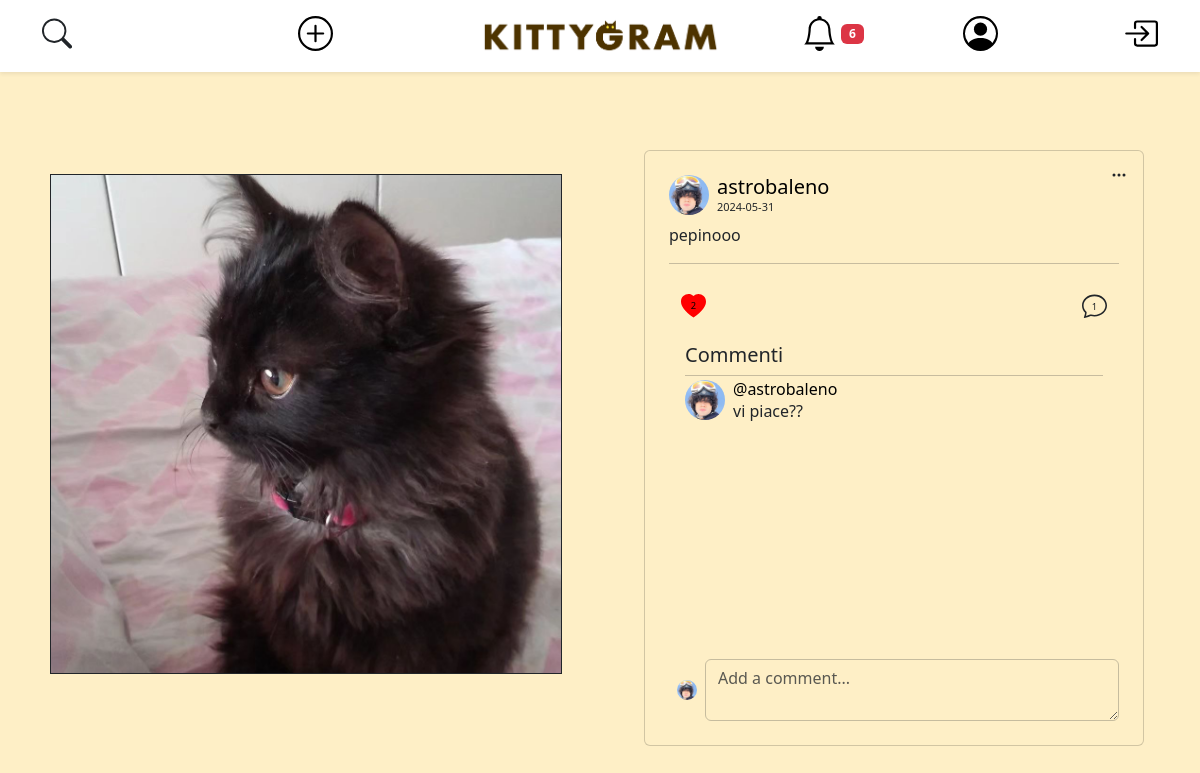
Before: /open-post.php?post_id=1 (signed in) with the older database file.
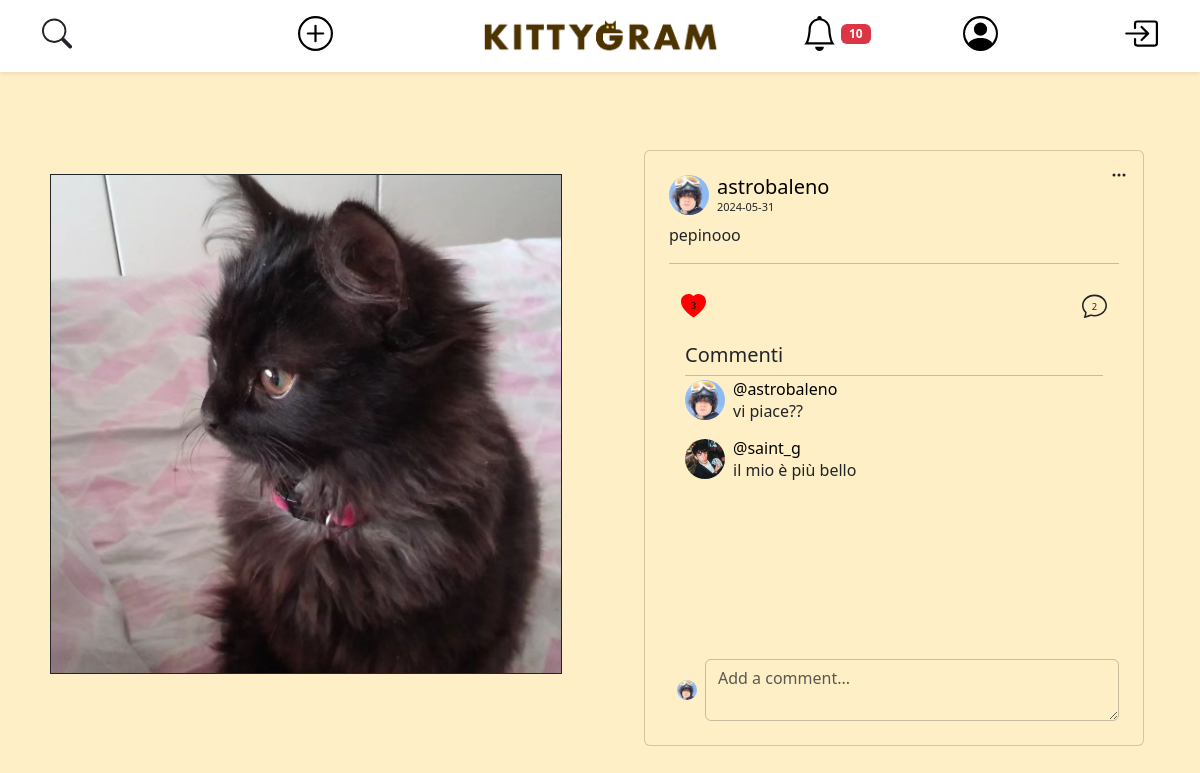
After: the same page with the newer database file.
### tables this page shows
CREATE TABLE IF NOT EXISTS COMMENT (
    comment_id INT AUTO_INCREMENT,
    post_id INT NOT NULL,
    user_id INT NOT NULL,
    message VARCHAR(200) NOT NULL,
    date DATETIME NOT NULL,
    PRIMARY KEY (comment_id, post_id)
);

CREATE TABLE IF NOT EXISTS MEDIA (
    media_id INT AUTO_INCREMENT PRIMARY KEY,
    file_name VARCHAR(255) NOT NULL,
    post_id INT
);

CREATE TABLE IF NOT EXISTS ACCOUNT (
    user_id INT AUTO_INCREMENT PRIMARY KEY,
    username VARCHAR(25) NOT NULL UNIQUE,
    email VARCHAR(319) NOT NULL UNIQUE,
    password VARCHAR(512) NOT NULL,  
    salt VARCHAR(512) NOT NULL,
    first_name VARCHAR(25) NOT NULL,
    last_name VARCHAR(25) NOT NULL,
    user_bio VARCHAR(255) NOT NULL DEFAULT " ",
    profile_pic_id INT DEFAULT 1,
    city_id INT
);

### open-post.php (the view, shortened to what the changed rows need)
<?php
require_once ("db-config.php");
if (isset($_GET['post_id'])) {
    $post_id = $_GET['post_id'];
    $isAdoption = $dbh->isAdoption($post_id);
    if ($isAdoption) {
        $currentPost = $dbh->getAdoption($post_id);
    } else {
        $currentPost = $dbh->getPost($post_id);
    }
}
if (isset($currentPost)):
    ?>
    <!Doctype html>
    <html lang="en">
    <head>
        <link href="https://cdn.jsdelivr.net/npm/bootstrap@5.3.3/dist/css/bootstrap.min.css" rel="stylesheet"
>
        <link rel="stylesheet" href="css/style.css">
        <?php echo require_once ("./components/navbar.php") ?>
        <?php $viewer = $dbh->getAccountFromUsername($_SESSION['username']); ?>
    </head>
    <body>
        <div class="container-fluid py-4 d-flex justify-content-center align-items-center min-vh-100">
            <div class="row auto-cols w-100">
                <div class="col mt-5 mb-5 py-4 d-flex justify-content-center">
                    <?php
                    $images = $currentPost["media"];
                    if (count($currentPost["media"]) > 1): ?>
                        <div id="carousel-<?php echo $currentPost['post_id']; ?>" class="carousel slide">
                            <div class="carousel-indicators">
                                <?php foreach ($images as $index => $image): ?>
                                    <button type="button" data-bs-target="#carousel-<?php echo $currentPost['post_id']; ?>"
                                        data-bs-slide-to="<?php echo $index; ?>" class="<?php echo $index === 0 ? 'active' : ''; ?>"
                                        aria-current="<?php echo $index === 0 ? 'true' : 'false'; ?>"
                                        aria-label="Slide <?php echo $index + 1; ?>"></button>
                                <?php endforeach; ?>
                            </div>
                            <div class="carousel-inner">
                                <?php foreach ($images as $index => $image): ?>
                                    <div class="carousel-item <?php echo $index === 0 ? 'active' : ''; ?>">
                                        <img src="./img/<?php echo $image; ?>" class="d-block w-100 h-100 post-image"
                                            alt="Post Image">
                                    </div>
                                <?php endforeach; ?>
                            </div>
                            <button class="carousel-control-prev" type="button"
                                data-bs-target="#carousel-<?php echo $currentPost['post_id']; ?>" data-bs-slide="prev">
                                <span class="carousel-control-prev-icon" aria-hidden="true"></span>
                                <span class="visually-hidden">Previous</span>
                            </button>
                            <button class="carousel-control-next" type="button"
                                data-bs-target="#carousel-<?php echo $currentPost['post_id']; ?>" data-bs-slide="next">
                                <span class="carousel-control-next-icon" aria-hidden="true"></span>
                                <span class="visually-hidden">Next</span>
                            </button>
                        </div>
                    <?php else: ?>
                        <img src="./img/<?php echo $images[0]; ?>" alt="Post Image" class="border border-dark post-image">
                    <?php endif; ?>
                </div>
                <div class="col mt-5 d-flex justify-content-center">
                    <div class="card p-4">
                        <div class="mb-1 d-flex align-items-center">
                            <img src="img/<?php echo $currentPost['owner']['pic'] ?>" class="avatar rounded-circle me-2"
                                alt="Avatar utente">
                            <div>
                                <a href="open-profile.php?username=<?php echo $currentPost['owner']['username']; ?>"
                                    class="custom-link">
                                    <h5 class="mb-0"><?php echo $currentPost['owner']['username'] ?></h5>
                                </a>
                                <p class="mb-0 smaller-text"><?php echo $currentPost['date'] ?></p>
                            </div>
                        </div>
                        <p class="mb-0 mt-1 text-start"> <?php echo $currentPost['description'] ?></p>
                        <hr class="my-3 border-dark">
                        <nav class="navbar navbar-expand mt-1">
                            <div class="container-fluid">
                                <?php
                                $liked = $dbh->userLikesPost($currentPost["post_id"], $_SESSION["user_id"]);
                                $likedClass = $liked ? 'liked' : '';
                                ?>
                                <div class="like-icon <?php echo $likedClass ?>"
                                    data-post-id="<?php echo $currentPost["post_id"]; ?>"
                                    data-owner-id="<?php echo $currentPost["user_id"]; ?>">
                                    <svg width="25" height="25" xmlns="http://www.w3.org/2000/svg" viewBox="0 0 16 16">
                                        <path
                                            d="<?php echo $likedClass == 'liked' ? 'M8 1.314C12.438-3.248 23.534 4.735 8 15-7.534 4.736 3.562-3.248 8 1.314' : 'm8 2.748-.717-.737C5.6.281 2.514.878 1.4 3.053c-.523 1.023-.641 2.5.314 4.385.92 1.815 2.834 3.989 6.286 6.357 3.452-2.368 5.365-4.542 6.286-6.357.955-1.886.838-3.362.314-4.385C13.486.878 10.4.28 8.717 2.01zM8 15C-7.333 4.868 3.279-3.04 7.824 1.143q.09.083.176.171a3 3 0 0 1 .176-.17C12.72-3.042 23.333 4.867 8 15'; ?>" />
                                            <text x="8" y="8" fill="black" font-size="6" text-anchor="middle" alignment-baseline="middle"><?php echo $dbh->getNumLikes($post_id) ?></text>
                                    </svg>
                                </div>
                                <svg xmlns="http://www.w3.org/2000/svg" width="25" height="25" fill="currentColor" class="bi bi-chat" viewBox="0 0 16 16" id="commentIcon">
                                    <path
                                        d="M2.678 11.894a1 1 0 0 1 .287.801 11 11 0 0 1-.398 2c1.395-.323 2.247-.697 2.634-.893a1 1 0 0 1 .71-.074A8 8 0 0 0 8 14c3.996 0 7-2.807 7-6s-3.004-6-7-6-7 2.808-7 6c0 1.468.617 2.83 1.678 3.894m-.493 3.905a22 22 0 0 1-.713.129c-.2.032-.352-.176-.273-.362a10 10 0 0 0 .244-.637l.003-.01c.248-.72.45-1.548.524-2.319C.743 11.37 0 9.76 0 8c0-3.866 3.582-7 8-7s8 3.134 8 7-3.582 7-8 7a9 9 0 0 1-2.347-.306c-.52.263-1.639.742-3.468 1.105" />
                                    <text x="8" y="9" font-size="6" text-anchor="middle" alignment-baseline="middle"><?php echo count($currentPost['comment']) ?></text>
                                </svg>
                            </div>
                        </nav>
                        <div class="card-body">
                            <h5 class="card-title text-start">Commenti</h5>
                            <hr class="my-1 border-transparent">
                            <div class="comment-container">
                                <?php foreach ($currentPost['comment'] as $comment): ?>
                                    <div class="d-flex mb-3">
                                        <img src="img/<?php echo $comment['profile_pic'] ?>" class="avatar rounded-circle me-2"
                                            alt="Avatar utente">
                                        <div>
                                            <a href="open-profile.php?username=<?php echo $comment['username']; ?>"
                                                class="custom-link">
                                                <h6 class="mb-0">@<?php echo $comment['username'] ?></h6>
                                            </a>
                                            <p class="mb-0"><?php echo $comment['message'] ?></p>
                                        </div>
                                    </div>
                                <?php endforeach; ?>
                            </div>
                        </div>
                        <form id="commentForm" class="w-100">
                                <div class="d-flex align-items-center justify-content-center">
                                    <img src="img/<?php echo $viewer['pic'] ?>"
                                        class="small-avatar rounded-circle me-2 ms-2" alt="Avatar utente">
                                    <textarea class="form-control transparent-input" placeholder="Add a comment..."
                                        id="commentArea" maxlength=200></textarea>
                                </div>
                        </form>
                    </div>
                </div>
            </div>
        </div>
    </body>
    </html>
    <?php require_once ("./modals/post-settings-modal.php") ?>
<?php else:
    header('Location: ./index.php');
endif;
?>

### components/navbar.php (shortened to what the changed rows need)
<header class="nav p-2 fixed-top shadow-sm bg-white justify-content-between">
    <div class="container">
        <div class="row">
            <div class="col-2 text-start mt-2 mb-2">
            </div>
            <div class="col-2 text-center mt-2 mb-2">
            </div>
            <div class="col-4 d-flex justify-content-center mt-2 mb-2">
                <a href="index.php">
                    <img src="./img/KittyGram_Logo.png" alt="Kittygram" width="250" class="desktop-img" />
                </a>
            </div>
            <div class="col-1 text-start mt-2 mb-2">
                <?php
                $templateParams["notifications"] = $dbh->getNotificationsById($_SESSION["user_id"]);
                if (!empty($templateParams["notifications"])):
                    ?>
                    <span class="badge bg-danger"><?php echo (count($templateParams["notifications"])); ?></span>
                <?php endif; ?>
            </div>
            <div class="col-2 text-center mt-2 mb-2">
                <a href="open-profile.php?username=<?php echo $_SESSION['username'] ?>">
                    <svg xmlns="http://www.w3.org/2000/svg" width="35" height="35" class="bi bi-person-circle"
                        viewBox="0 0 16 16">
                        <path d="M11 6a3 3 0 1 1-6 0 3 3 0 0 1 6 0" />
                        <path fill-rule="evenodd"
                            d="M0 8a8 8 0 1 1 16 0A8 8 0 0 1 0 8m8-7a7 7 0 0 0-5.468 11.37C3.242 11.226 4.805 10 8 10s4.757 1.225 5.468 2.37A7 7 0 0 0 8 1" />
                    </svg>
                </a>
            </div>
            <div class="col-1 text-end mt-2 mb-2">
                <a title="logout" href="./api/logout.php">
                </a>
            </div>
        </div>
    </div>
</header>
<?php require_once ("./modals/notification-modal.php"); ?>
<?php require_once ("./modals/new-post-modal.php"); ?>

Changed rows visible on the page:
added comment: media.file_name (picture), user.username "saint_g", message "il mio è più bello"
Other visible differences:
count($templateParams["notifications"]): "6" → "10"
$dbh->getNumLikes($post_id): "2" → "3"
count($currentPost['comment']): "1" → "2"
